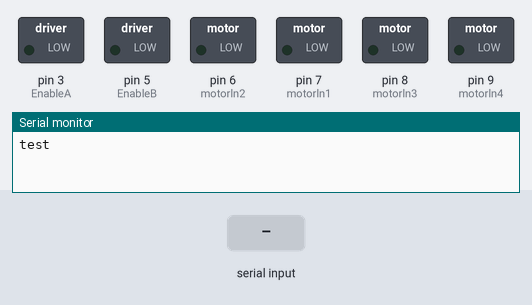
Recording of a sketch running on a simulated Arduino Uno, built with avr-gcc and run on an emulated ATmega328P. Shown: switched loads named in the sketch (green lamp = pin HIGH), the last lines printed to the serial monitor. The inputs (shaded band) are chosen by the test bench.

Above: at 1.2 s.
1.3 s: "f" received over the second serial link
At 2.2 s:
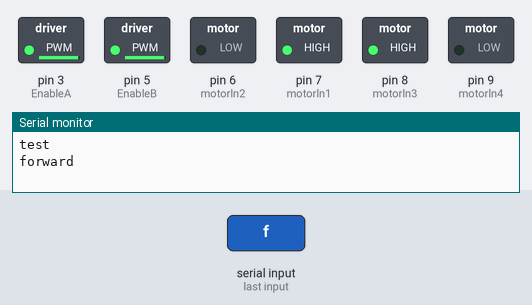
2.8 s: "b" received over the second serial link
At 3.4 s:
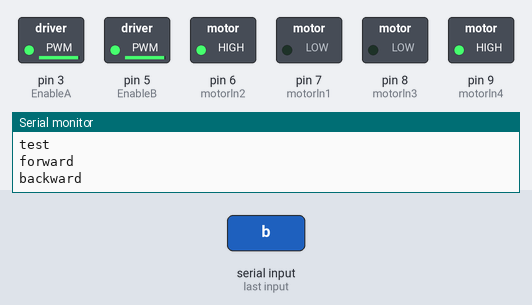
4.3 s: "s" received over the second serial link
At 5.5 s:
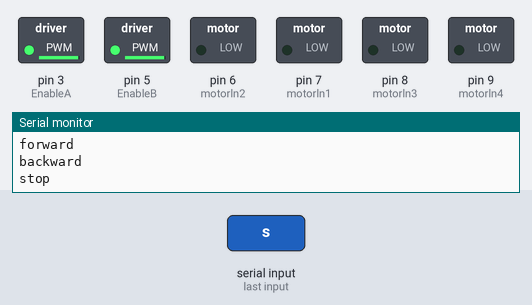
5.8 s: "r" received over the second serial link
At 6.7 s:
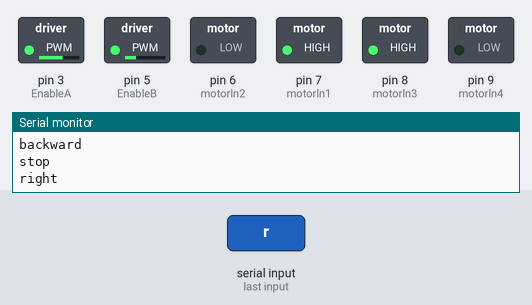
7.3 s: "l" received over the second serial link
At 7.8 s:
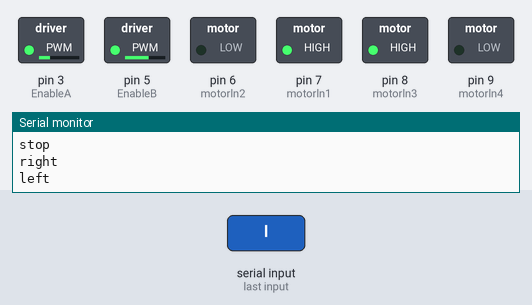
Timing chart, 0 to 9.8 s (numbered marks = the images above; inputs shaded):
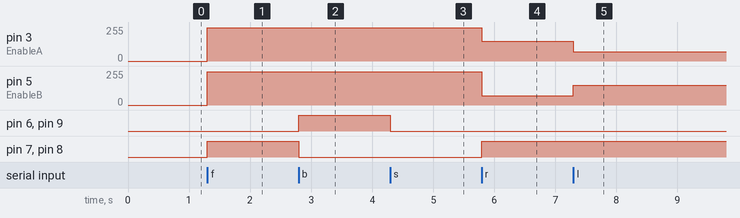

The sketch:

06.ino
```cpp
//bluetooth溝通
#include<SoftwareSerial.h>
SoftwareSerial BTSerial(11, 12);
const int motorln1 = 7;
const int motorln2 = 6;
const int motorln3 = 8;
const int motorln4 = 9;
const int EnableA =  3;
const int EnableB =  5;


void setup() {
  Serial.begin(9600);
  BTSerial.begin(9600);
  Serial.println("test");
  pinMode(motorln1,OUTPUT);
  pinMode(motorln2,OUTPUT);
  pinMode(motorln3,OUTPUT);
  pinMode(motorln4,OUTPUT);
  pinMode(EnableA,OUTPUT);
  pinMode(EnableB,OUTPUT);
}


void forward(){
  analogWrite(EnableA,250);
  analogWrite(EnableB,250);
  digitalWrite(motorln1, HIGH);
  digitalWrite(motorln2, LOW);
  digitalWrite(motorln3, HIGH);
  digitalWrite(motorln4, LOW);
}


void backward(){
  analogWrite(EnableA,250);
  analogWrite(EnableB,250);
  digitalWrite(motorln1, LOW);
  digitalWrite(motorln2, HIGH);
  digitalWrite(motorln3, LOW);
  digitalWrite(motorln4, HIGH);
}

void mstop(){
  analogWrite(EnableA,250);
  analogWrite(EnableB,250);
  digitalWrite(motorln1, LOW);
  digitalWrite(motorln2, LOW);
  digitalWrite(motorln3, LOW);
  digitalWrite(motorln4, LOW);

  }

void right(){
  analogWrite(EnableA,150);
  analogWrite(EnableB,70);
  digitalWrite(motorln1, HIGH);
  digitalWrite(motorln2, LOW);
  digitalWrite(motorln3, HIGH);
  digitalWrite(motorln4, LOW);

  }

void left(){
  analogWrite(EnableA,70);
  analogWrite(EnableB,150);
  digitalWrite(motorln1, HIGH);
  digitalWrite(motorln2, LOW);
  digitalWrite(motorln3, HIGH);
  digitalWrite(motorln4, LOW);

  }


void loop() {

if(BTSerial.available()){

  unsigned char cr = BTSerial.read();
    if(cr == 'f'){
      forward();
      Serial.println("forward");
      BTSerial.println("forward");
    }
    if(cr == 'b'){
      backward();
      Serial.println("backward");
      BTSerial.println("backward");
    }
    if(cr == 's'){
      mstop();
      Serial.println("stop");
      BTSerial.println("stop");
    }
    if(cr == 'r'){
      right();
      Serial.println("right");
      BTSerial.println("right");
    }
    if(cr == 'l'){
      left();
      Serial.println("left");
      BTSerial.println("left");
    }
  }
 }
```

Measured:
- after the input at 1.3 s, pin 3 (EnableA), pin 5 (EnableB): 0/255 → 250/255 at once; pin 7 (motorln1), pin 8 (motorln3): LOW → HIGH at once
- after the input at 2.8 s, pin 6 (motorln2), pin 9 (motorln4): LOW → HIGH at once; pin 7 (motorln1), pin 8 (motorln3): HIGH → LOW at once
- after the input at 4.3 s, pin 6 (motorln2), pin 9 (motorln4): HIGH → LOW at once
- after the input at 5.8 s, pin 3 (EnableA): 250/255 → 150/255 at once; pin 5 (EnableB): 250/255 → 70/255 at once; pin 7 (motorln1), pin 8 (motorln3): LOW → HIGH at once
- after the input at 7.3 s, pin 3 (EnableA): 150/255 → 70/255 at once; pin 5 (EnableB): 70/255 → 150/255 at once
